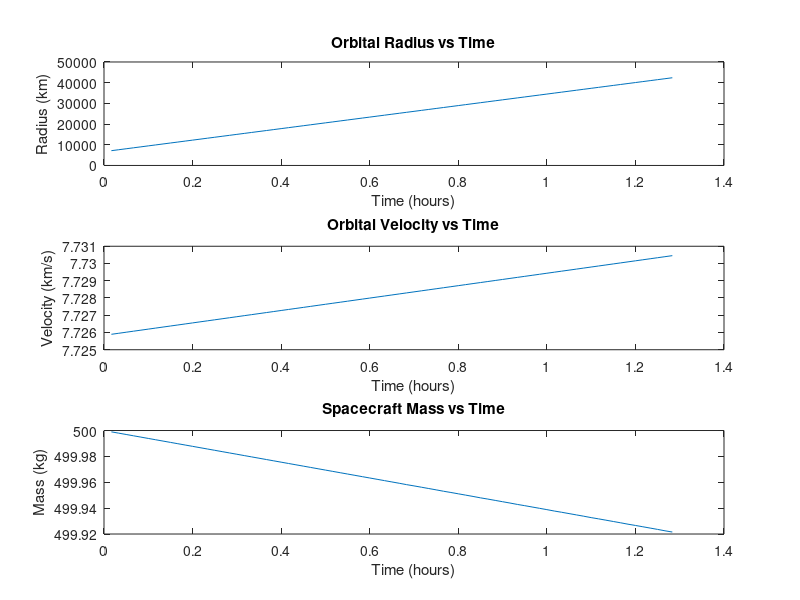

The MATLAB source for this figure:
% Constants
mu = 3.986e14; % Earth's gravitational parameter (m^3/s^2)
r_LEO = 6678e3; % Radius of LEO (m)
r_GEO = 42164e3; % Radius of GEO (m)
Isp = 3000; % Specific impulse of the ion engine (s)
g0 = 9.81; % Standard gravity (m/s^2)
T_max = 0.5; % Maximum thrust (N)
m0 = 500; % Initial mass of the spacecraft (kg)

% Time settings
dt = 60; % Time step (s)
t_max = 1e7; % Maximum simulation time (s)

% Initial conditions
r = r_LEO; % Initial radius (m)
v = sqrt(mu/r_LEO); % Initial velocity (m/s)
m = m0; % Initial mass (kg)
t = 0; % Initial time (s)

% Arrays to store results
time = [];
radius = [];
velocity = [];
mass = [];

% Simulation loop
while r < r_GEO && t < t_max
    % Calculate acceleration
    a = T_max / m;
    
    % Update velocity and radius
    v = v + a * dt;
    r = r + v * dt;
    
    % Update mass
    m_dot = T_max / (Isp * g0);
    m = m - m_dot * dt;
    
    % Update time
    t = t + dt;
    
    % Store results
    time = [time; t];
    radius = [radius; r];
    velocity = [velocity; v];
    mass = [mass; m];
end

% Plot results
figure;
subplot(3,1,1);
plot(time/3600, radius/1e3);
xlabel('Time (hours)');
ylabel('Radius (km)');
title('Orbital Radius vs Time');

subplot(3,1,2);
plot(time/3600, velocity/1e3);
xlabel('Time (hours)');
ylabel('Velocity (km/s)');
title('Orbital Velocity vs Time');

subplot(3,1,3);
plot(time/3600, mass);
xlabel('Time (hours)');
ylabel('Mass (kg)');
title('Spacecraft Mass vs Time');
